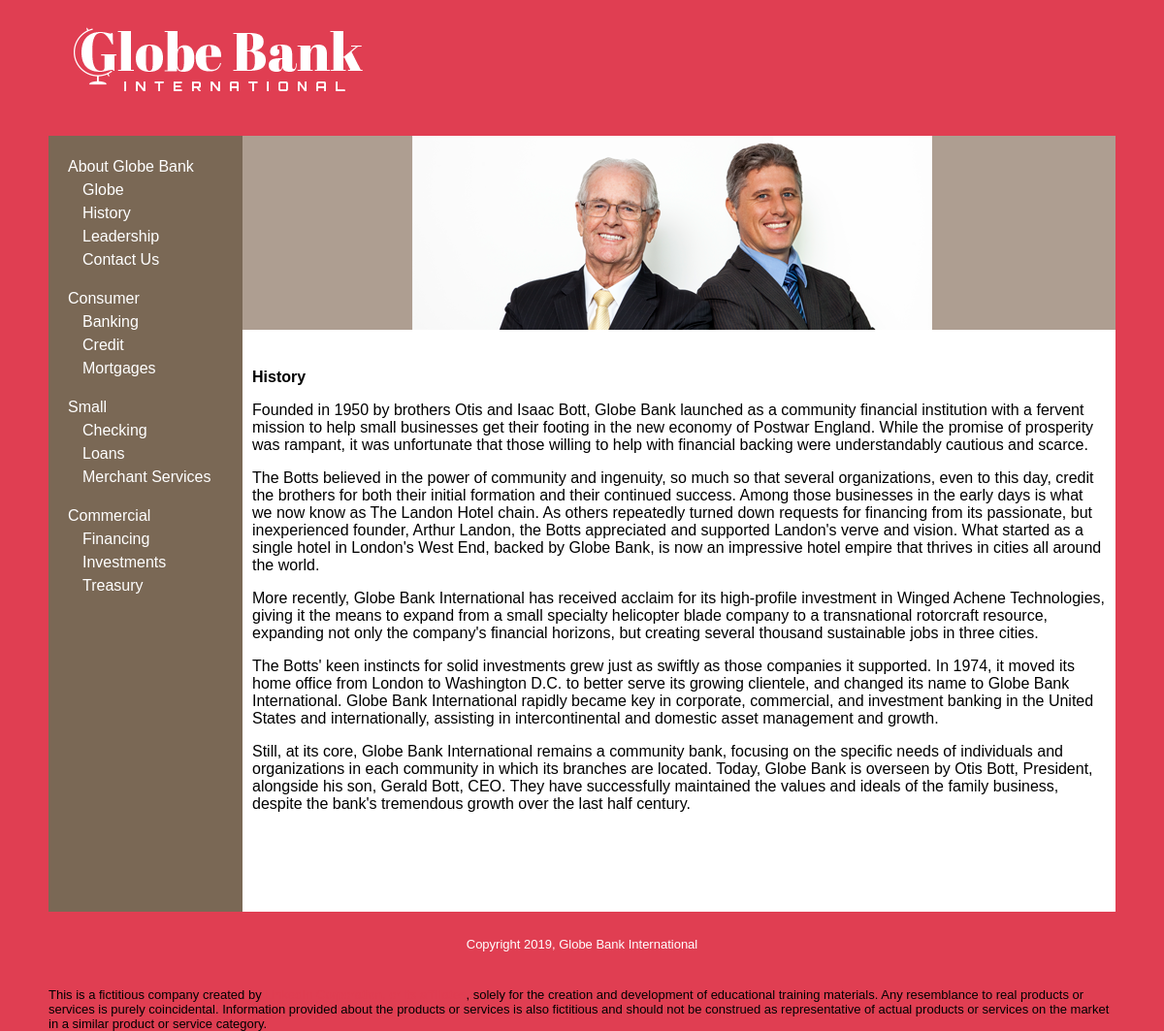
Screenshot of /public/index1.php?id=2 with the database file from the repository.
### tables this page shows
CREATE TABLE `subjects` (
  `id` int(11) NOT NULL AUTO_INCREMENT,
  `menu_name` varchar(255) DEFAULT NULL,
  `position` int(3) DEFAULT NULL,
  `visible` tinyint(1) DEFAULT NULL,
  PRIMARY KEY (`id`)
);

CREATE TABLE `pages` (
  `id` int(11) NOT NULL AUTO_INCREMENT,
  `subject_id` int(11) DEFAULT NULL,
  `menu_name` varchar(255) DEFAULT NULL,
  `position` int(3) DEFAULT NULL,
  `visible` tinyint(1) DEFAULT NULL,
  `content` text,
  PRIMARY KEY (`id`),
  KEY `fk_subject_id` (`subject_id`)
);

### private/query_functions.php (called while the page is built, shortened)
<?php
    function find_all_subjects($options=[]) {
        global $db;
        $visible = $options['visible']??false;
        $sql = "select * from subjects ";
        $sql .="order by position asc";
        $subject_set = mysqli_query($db, $sql);
        return $subject_set;
    }
    function find_page_by_id($id, $options=[]) {
        global $db;
        $visible = $options['visible']??false;
        $sql = "SELECT pages.id, pages.subject_id, subjects.menu_name as subject_name, pages.menu_name, pages.position, pages.visible, pages.content "
            . "FROM subjects, pages "
            . "WHERE subjects.id = pages.subject_id AND pages.id='". db_escape($db, $id) ."'";
        $result_set = mysqli_query($db, $sql);
        $page = mysqli_fetch_assoc($result_set);
        return $page;
    }
function find_page_by_subjec_id($id, $options = []) {
    global $db;
    $sql = "SELECT * FROM pages where subject_id='".db_escape($db,$id)."'";
    $visible = $options['visible']??false;
    $sql .= " ORDER BY position ASC";
    $result = mysqli_query($db, $sql);
    return $result;
}

### private/functions.php (called while the page is built, shortened)
<?php
function url_for($script_path) {
    if($script_path[0] != '/') {
        $script_path = "/".$script_path;
    }
    return WWW_ROOT.$script_path;
}
function h($string) {
    return htmlspecialchars($string);
}

### private/database.php (called while the page is built, shortened)
<?php
function db_escape($connection, $string) {
    return mysqli_real_escape_string($connection,$string);
}
?>

### public/index1.php (the view, shortened to what this page needs)
<?php require_once('../private/initialize.php') ?>
<?php
if(isset($_GET['id'])) {
    $page_id = $_GET['id'];
    $page = find_page_by_id($page_id);
}
?>
<?php include(SHARED_PATH.'/public_header1.php') ?>
<div id="main">
    <?php include(SHARED_PATH.'/public_navigation1.php') ?>
    <div id="page">
        <?php
        if(isset($page)) {
            echo $page['content'];
        } else {
            include(SHARED_PATH.'/static_homepage1.php');
        }
        ?>
    </div>
</div>
<?php include(SHARED_PATH.'/public_footer1.php') ?>

### private/shared/public_navigation1.php (shortened to what this page needs)
<navigation>
    <?php $nav_subjects = find_all_subjects(); ?>
    <ul class = "subjects">
        <?php while($nav_subject = mysqli_fetch_assoc($nav_subjects)) { ?>
            <li>
                <a href = "<?php echo url_for('index.php')?>">
                    <?php echo h($nav_subject['menu_name']); ?>
                </a>
                <?php $nav_pages = find_page_by_subjec_id($nav_subject['id']); ?>
                <ul class = "pages">
                    <?php while($nav_page = mysqli_fetch_assoc($nav_pages)) { ?>
                        <li>
                            <a href = "<?php echo url_for('index1.php?id='.$nav_page['id']); ?>">
                                <?php echo h($nav_page['menu_name']); ?>
                            </a>
                        </li>
                    <?php } ?>
                </ul>
            </li>
        <?php } ?>
    </ul>
</navigation>

### public/stylesheets/public1.css (style rules this page uses)
html { height: 100%; width: 100%; }
body { width: 1100px; height: 100%; margin: auto; border: 0; font-family: Verdana, Arial, Helvetica, sans-serif; font-size: 13px; line-height: 15px; background: #e03e52; }
#main { width: 1100px; height:100%; min-height: 800px; margin: 0; padding: 0; border: 0; background: #c8ced2; }
navigation { float: left; width: 200px; height: 100%; min-height: 800px; background: #7a6855; }
navigation a { color: #FFFFFF; text-decoration: none; }
a { color: #E03E52; text-decoration: none }
ul.subjects { margin-top: 20px; margin-left: 20px; padding: 0; list-style: none; }
ul.subjects > li { margin-bottom: 1em; }
ul.pages { margin-left: 15px; padding: 0; list-style: none; font-weight: normal; }
navigation li { font-size: 16px; line-height: 1.5em; }
#hero-image { float: left; margin-bottom: 40px; padding: 0; height: 200px; width: 900px; }
#page { float: right; width: 900px; height: 100%; min-height: 800px; padding-left: 0; vertical-align: top; background: #ffffff; }
#page h1 { font-size: 16px; color: #000000; line-height: normal; }
#page p { font-family: "Gill Sans", "Gill Sans MT", "Myriad Pro", "DejaVu Sans Condensed", Helvetica, Arial, "sans-serif" font-size: 12px; color: #000000; padding: 0px; line-height: normal; }
#content { margin-top: 0px; margin-left: 10px; margin-right: 10px; }
#content p { font-size: 16px; line-height: normal; }

### rows the page displays
subjects: menu_name "About Globe Bank"
pages: menu_name "Globe"
pages: menu_name "History", content (picture), content "History Founded in 1950 by brothers Otis and Isaac Bott, Globe Bank launched as a community financial institution with a fervent mission to help small businesses get their footing in the new economy of Postwar England. While the promise of prosperity was rampant, it was unfortunate that those willing to help with financial backing were understandably cautious and scarce. The Botts believed in the power of community and ingenuity, so much so that several organizations, even to this day, credit the brothers for both their initial formation and their continued success. Among those businesses in the early days is what we now know as The Landon Hotel chain. As others repeatedly turned down…"
pages: menu_name "Leadership"
pages: menu_name "Contact Us"
subjects: menu_name "Consumer"
pages: menu_name "Banking"
pages: menu_name "Credit"
pages: menu_name "Mortgages"
subjects: menu_name "Small"
pages: menu_name "Checking"
pages: menu_name "Loans"
pages: menu_name "Merchant Services"
subjects: menu_name "Commercial"
pages: menu_name "Financing"
pages: menu_name "Investments"
pages: menu_name "Treasury"
